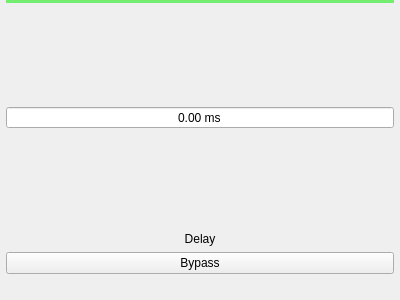
<?xml version="1.0" encoding="UTF-8"?>
<ui version="4.0">
 <class>QDelay</class>
 <widget class="QWidget" name="QDelay">
  <property name="geometry">
   <rect>
    <x>0</x>
    <y>0</y>
    <width>400</width>
    <height>300</height>
   </rect>
  </property>
  <property name="windowTitle">
   <string>Form</string>
  </property>
  <layout class="QVBoxLayout" name="verticalLayout">
   <property name="leftMargin">
    <number>6</number>
   </property>
   <property name="topMargin">
    <number>0</number>
   </property>
   <property name="rightMargin">
    <number>6</number>
   </property>
   <property name="bottomMargin">
    <number>6</number>
   </property>
   <item>
    <widget class="Line" name="line">
     <property name="styleSheet">
      <string notr="true">color: #73EC6F;</string>
     </property>
     <property name="frameShadow">
      <enum>QFrame::Plain</enum>
     </property>
     <property name="lineWidth">
      <number>4</number>
     </property>
     <property name="orientation">
      <enum>Qt::Horizontal</enum>
     </property>
    </widget>
   </item>
   <item>
    <spacer name="verticalSpacer">
     <property name="orientation">
      <enum>Qt::Vertical</enum>
     </property>
     <property name="sizeHint" stdset="0">
      <size>
       <width>20</width>
       <height>40</height>
      </size>
     </property>
    </spacer>
   </item>
   <item>
    <widget class="QDoubleSpinBox" name="doubleSpinBoxDelay">
     <property name="alignment">
      <set>Qt::AlignCenter</set>
     </property>
     <property name="buttonSymbols">
      <enum>QAbstractSpinBox::NoButtons</enum>
     </property>
     <property name="suffix">
      <string> ms</string>
     </property>
     <property name="maximum">
      <double>100.000000000000000</double>
     </property>
    </widget>
   </item>
   <item>
    <spacer name="verticalSpacer_2">
     <property name="orientation">
      <enum>Qt::Vertical</enum>
     </property>
     <property name="sizeHint" stdset="0">
      <size>
       <width>20</width>
       <height>40</height>
      </size>
     </property>
    </spacer>
   </item>
   <item>
    <widget class="QLabel" name="label">
     <property name="text">
      <string notr="true">Delay</string>
     </property>
     <property name="alignment">
      <set>Qt::AlignCenter</set>
     </property>
    </widget>
   </item>
   <item>
    <widget class="QPushButton" name="pushButtonBypass">
     <property name="text">
      <string notr="true">Bypass</string>
     </property>
     <property name="checkable">
      <bool>true</bool>
     </property>
    </widget>
   </item>
   <item>
    <spacer name="verticalSpacer_3">
     <property name="orientation">
      <enum>Qt::Vertical</enum>
     </property>
     <property name="sizeType">
      <enum>QSizePolicy::Fixed</enum>
     </property>
     <property name="sizeHint" stdset="0">
      <size>
       <width>20</width>
       <height>20</height>
      </size>
     </property>
    </spacer>
   </item>
  </layout>
 </widget>
 <resources/>
 <connections/>
</ui>
